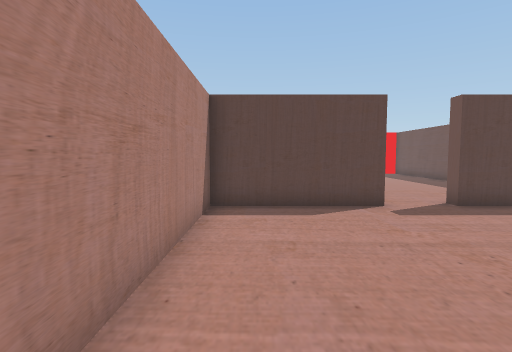
view 1 (above)

14 first-person views from a walk through a scene from a Unity 3-D project. The camera is 1.4 m above the floor, tilts 4° down and sees 80° across. The floor is counted in squares, 1 m on a side. Each view is taken from the middle of a square. On the plan, view 1 faces up. The plan holds only what a view shows up to about 14 squares ahead; the rest is blank. The place goes on beyond the plan. The player character is not drawn. Door leaves are left out, so doorways stand open.

view 2
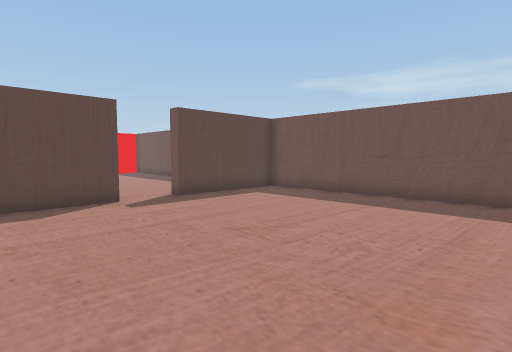

view 3
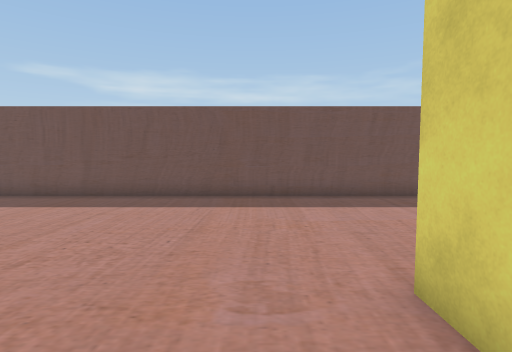

view 4
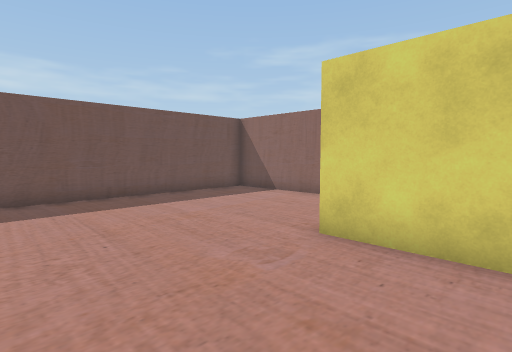

view 5
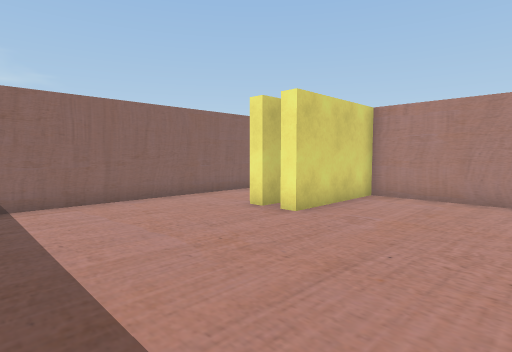

view 6
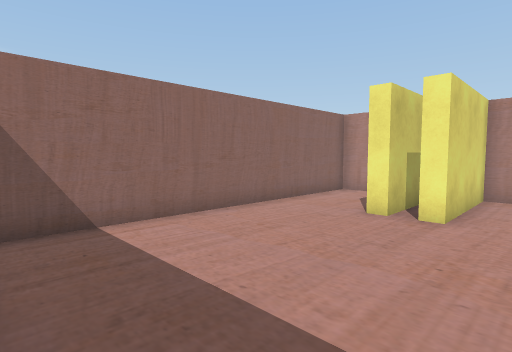

view 7
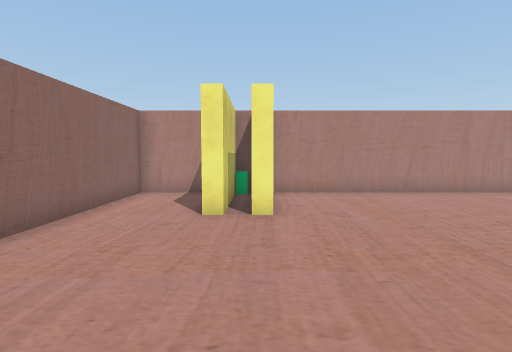

view 8
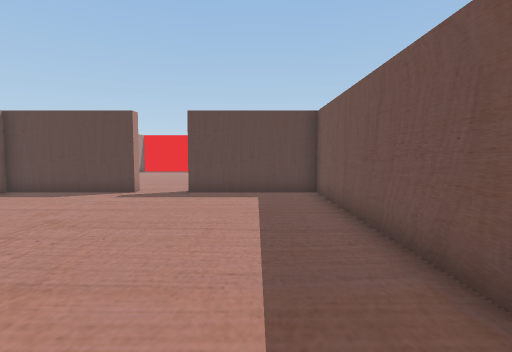

view 9
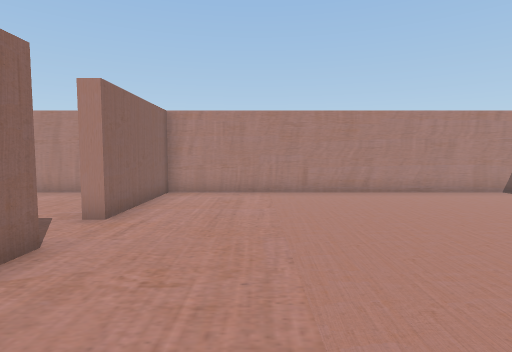

view 10
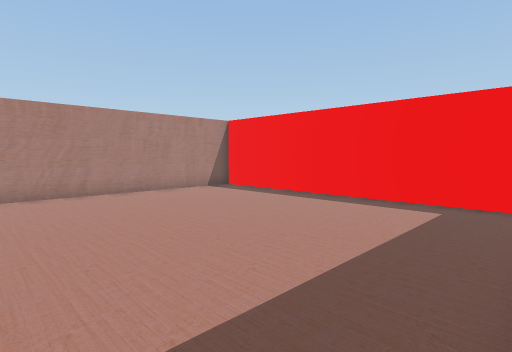

view 11
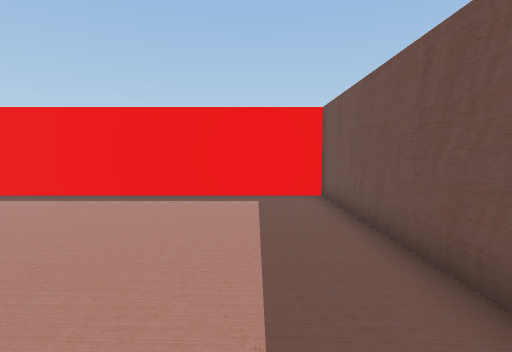

view 12
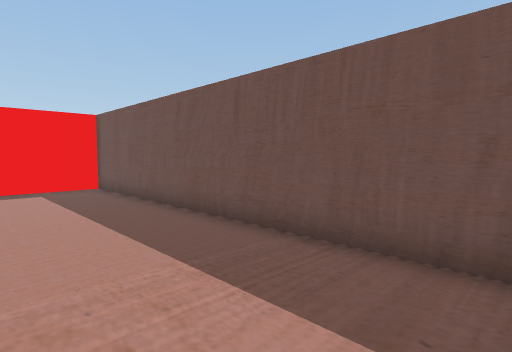

view 13
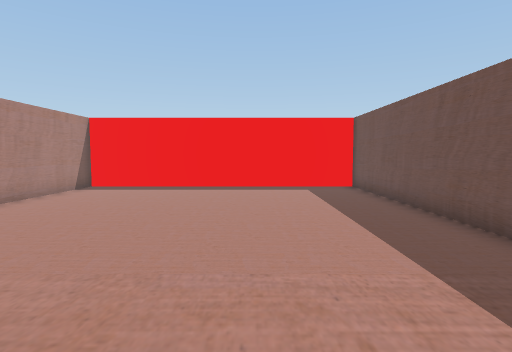

view 14
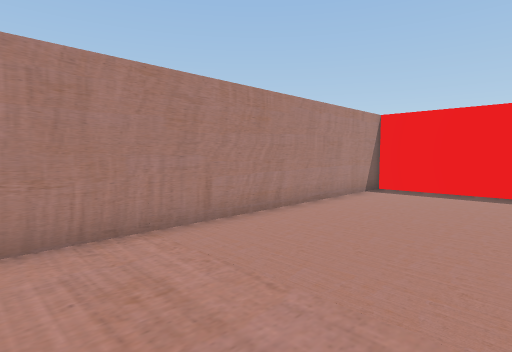

### Floor plan
Ten units are one square. View 1 is at (0, 0); x grows to the right and y downward. Boxes are objects, and circles mark ways between rooms. Rooms are numbered by the first view taken in them; rooms with no view inside come last. Other rooms are left out.
<svg viewBox="-17 -229 125 306">
<path fill="none" stroke="#000" d="M-12 37 30 37 30 42M-12 50 -12 72 103 72 103 -82 55 -82M35 -82 -12 -82 -12 26 30 26 30 31M55 -88 62 -88M103 -92 103 -224 -12 -224 -12 -88 35 -88"/>
<circle cx="45" cy="-85" r="3" fill="#2a7"/>
<text x="50" y="0">1</text>
<text x="50" y="-160">2</text>
</svg>
Room 1 opens to room 2.

Where each view was taken, in squares from view 1:
view 1: 0 up, 0 right, facing up
view 2: 1 down, 0 right, facing up-right
view 3: 1 down, 0 right, facing right
view 4: 2 up, 0 right, facing down-right
view 5: 2 up, 9 right, facing down-left
view 6: 1 down, 10 right, facing down-left
view 7: 3 down, 10 right, facing left
view 8: 3 down, 8 right, facing up
view 9: 12 up, 10 right, facing left
view 10: 13 up, 10 right, facing up-left
view 11: 12 up, 8 right, facing up
view 12: 9 up, 6 right, facing up-right
view 13: 9 up, 6 right, facing up
view 14: 10 up, 4 right, facing up-left
